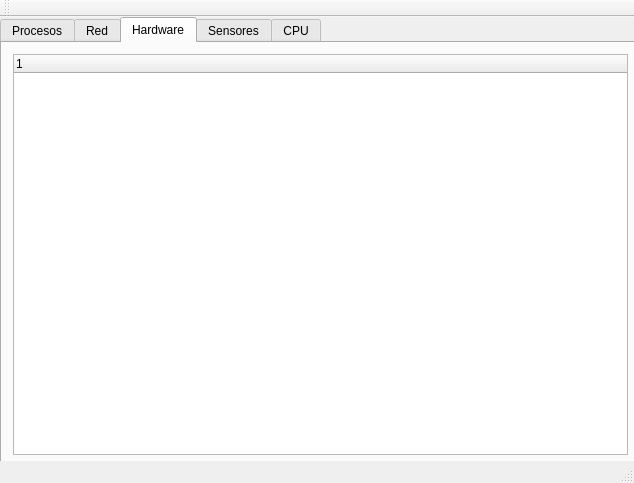
<?xml version="1.0" encoding="UTF-8"?>
<ui version="4.0">
 <class>MainWindow</class>
 <widget class="QMainWindow" name="MainWindow">
  <property name="geometry">
   <rect>
    <x>0</x>
    <y>0</y>
    <width>634</width>
    <height>483</height>
   </rect>
  </property>
  <property name="windowTitle">
   <string>MainWindow</string>
  </property>
  <widget class="QWidget" name="centralWidget">
   <widget class="QTabWidget" name="tabWidget">
    <property name="geometry">
     <rect>
      <x>0</x>
      <y>0</y>
      <width>641</width>
      <height>451</height>
     </rect>
    </property>
    <property name="currentIndex">
     <number>2</number>
    </property>
    <widget class="QWidget" name="procesos">
     <attribute name="title">
      <string>Procesos</string>
     </attribute>
     <layout class="QVBoxLayout" name="verticalLayout">
      <item>
       <widget class="QTableWidget" name="tableWidget"/>
      </item>
     </layout>
    </widget>
    <widget class="QWidget" name="red">
     <attribute name="title">
      <string>Red</string>
     </attribute>
     <layout class="QVBoxLayout" name="verticalLayout_2">
      <item>
       <widget class="QTableWidget" name="tableWidget_2"/>
      </item>
     </layout>
    </widget>
    <widget class="QWidget" name="hardware">
     <attribute name="title">
      <string>Hardware</string>
     </attribute>
     <layout class="QVBoxLayout" name="verticalLayout_3">
      <item>
       <widget class="QTreeWidget" name="treeWidget">
        <column>
         <property name="text">
          <string notr="true">1</string>
         </property>
        </column>
       </widget>
      </item>
     </layout>
    </widget>
    <widget class="QWidget" name="sensores">
     <attribute name="title">
      <string>Sensores</string>
     </attribute>
     <layout class="QVBoxLayout" name="verticalLayout_4">
      <item>
       <widget class="QTableWidget" name="tableWidget_4"/>
      </item>
     </layout>
    </widget>
    <widget class="QWidget" name="cpu">
     <attribute name="title">
      <string>CPU</string>
     </attribute>
     <layout class="QVBoxLayout" name="verticalLayout_5">
      <item>
       <widget class="QTableWidget" name="tableWidget_5"/>
      </item>
     </layout>
    </widget>
   </widget>
  </widget>
  <widget class="QToolBar" name="mainToolBar">
   <attribute name="toolBarArea">
    <enum>TopToolBarArea</enum>
   </attribute>
   <attribute name="toolBarBreak">
    <bool>false</bool>
   </attribute>
  </widget>
  <widget class="QStatusBar" name="statusBar"/>
 </widget>
 <layoutdefault spacing="6" margin="11"/>
 <resources/>
 <connections/>
</ui>
